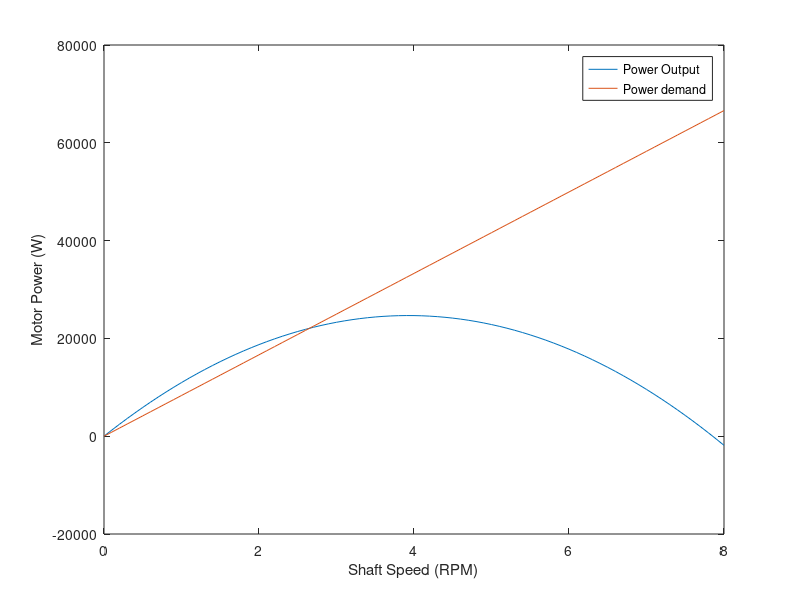
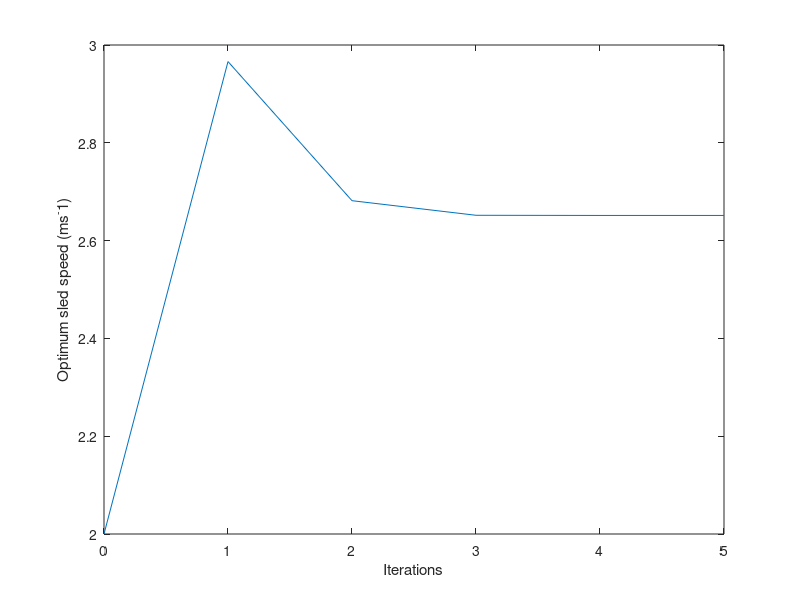

MATLAB code to generate these figures, in order:
% EMTH 171, Case Study 1
% Exercise 1, Sled haulage problem
% Use Newton's methods to solve for "V"
% Logan Lee, Samuel Thornbury 

clear
clc
close all

% Global Variables---------------------------------------------------------
alpha = 1; % constant of multiplication (W.S^2.rads^2)
beta = 100 * pi; % constant of multiplication (rads^-1)
rGB = 20; % Gear ratio
R = 0.5; % Radius of drum(m)
m = 1000; % Total mass of sled (kg) 
g = 9.81; % Gravity (ms^-2)
theta = pi/4; % Angle of ramp (degrees) 
cF = 0.2; % Coefficient of friction

%**************************************************************************
% Motor Power Ouput and Shaft Speed Plot
%**************************************************************************

%Plotting Preparation-----------------------------------------------------

P_out = @(O) alpha*(beta*O - O^2); % Power output
P_demand = @(v) (m*g*sin(theta)*v) + (cF*m*g*cos(theta)*v); % Power demand

sledSpeed = [0:0.1:8];
P_outArray = [];
P_demandArray = [];

for ii = sledSpeed
    P_outArray = [P_outArray, P_out((ii * rGB) / R)];
    P_demandArray = [P_demandArray, P_demand(ii)];
end

% Motor Output / Shaft Speed Plotting-------------------------------------
figure(1)
plot(sledSpeed, P_outArray, sledSpeed, P_demandArray);
%title("Motor Output Power Versus Shaft Speed");
legend("Power Output", "Power demand")
xlabel("Shaft Speed (RPM)");
ylabel("Motor Power (W)");

%************************************************************************** 
% Newton's Method
%**************************************************************************
 
% Newtons Method Variables-------------------------------------------------
V = 2; % Initial Guess of velocity 
N = 20; % Max number of iterations
tol = 0.0001; % Tolerance of V
resultArray = V; % begins the array of results with the initial guess 
iterations = 0; % to calculate number of iterations performed in for loop

% Functions----------------------------------------------------------------
f = @(V) (((m*g)*sin(theta)*V) + ((cF*(m*g))*cos(theta)*V)...
    - alpha*(beta*((rGB*V)/R) - (((rGB^2) * V^2)/R^2)));
% Derviavtive of the above function
d = @(V) (((m*g)*sin(theta)) + ((cF*(m*g))*cos(theta))...
    - alpha*(beta*(rGB/R) - (((2*(rGB^2))*V)/R^2)));

% Newton's method for-loop-------------------------------------------------
for n = 1 : N
    iterations = iterations + 1;
    oldV = V;
    V = (V - (f(V) ./ d(V)));
    resultArray = [resultArray; V];
    if (abs(f(V)) < tol) && (abs(oldV - V) < tol)  
        break
    end
end

iterationsArray = [0: iterations];

%Plotting the results------------------------------------------------------
figure(2)
plot(iterationsArray, resultArray)
xlabel("Iterations")
ylabel("Optimum sled speed (ms^-1)")
